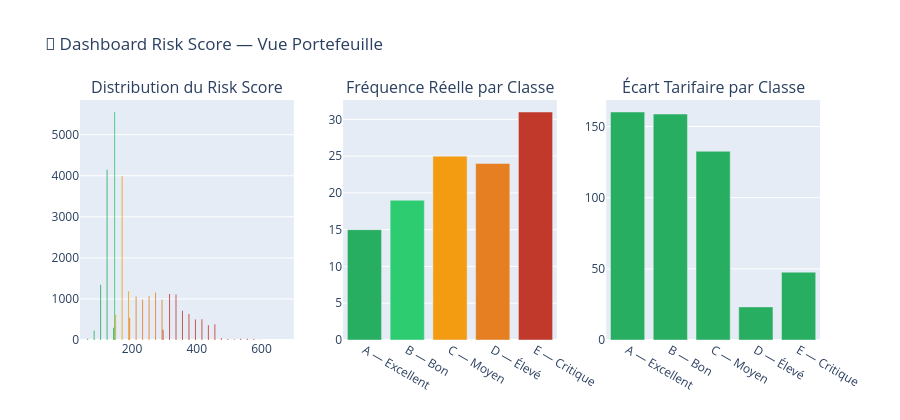

Write notebook code for a chart like this one.
### Code cell
# Dashboard Risk Score
fig = make_subplots(rows=1, cols=3, subplot_titles=[
    'Distribution du Risk Score',
    'Fréquence Réelle par Classe',
    'Écart Tarifaire par Classe'
])

# Distribution
for cls, color in [('A — Excellent','#27ae60'),('B — Bon','#2ecc71'),
                   ('C — Moyen','#f39c12'),('D — Élevé','#e67e22'),
                   ('E — Critique','#c0392b')]:
    sub = df_freq[df_freq['RISK_CLASS'] == cls]
    fig.add_trace(go.Histogram(x=sub['RISK_SCORE'], nbinsx=40,
                               name=cls, marker_color=color, opacity=0.8), row=1, col=1)

# Fréquence par classe
freq_cls = class_stats['FREQ_REEL'] * 100
fig.add_trace(go.Bar(x=freq_cls.index, y=freq_cls.values,
                     marker_color=['#27ae60','#2ecc71','#f39c12','#e67e22','#c0392b']), row=1, col=2)

# Écart tarifaire
ecart_cls = class_stats['ECART_PCT']
fig.add_trace(go.Bar(x=ecart_cls.index, y=ecart_cls.values,
                     marker_color=['#27ae60' if v >= 0 else '#c0392b' for v in ecart_cls.values]), row=1, col=3)

fig.update_layout(height=420, title_text='🎯 Dashboard Risk Score — Vue Portefeuille',
                  showlegend=False)
fig.show()

### Figure 1 — Plotly figure (JSON) as saved in the notebook; plotly's stock layout.template omitted (floating-point values rounded to 4 significant figures; data arrays with more than 128 entries replaced by an {"elided": "..."} marker saying what was removed)
{"data": [{"marker": {"color": "#27ae60"}, "name": "A — Excellent", "nbinsx": 40, "opacity": 0.8, "type": "histogram", "x": {"elided": "6057 int values"}, "xaxis": "x", "yaxis": "y"}, {"marker": {"color": "#2ecc71"}, "name": "B — Bon", "nbinsx": 40, "opacity": 0.8, "type": "histogram", "x": {"elided": "5552 int values"}, "xaxis": "x", "yaxis": "y"}, {"marker": {"color": "#f39c12"}, "name": "C — Moyen", "nbinsx": 40, "opacity": 0.8, "type": "histogram", "x": {"elided": "5798 int values"}, "xaxis": "x", "yaxis": "y"}, {"marker": {"color": "#e67e22"}, "name": "D — Élevé", "nbinsx": 40, "opacity": 0.8, "type": "histogram", "x": {"elided": "5787 int values"}, "xaxis": "x", "yaxis": "y"}, {"marker": {"color": "#c0392b"}, "name": "E — Critique", "nbinsx": 40, "opacity": 0.8, "type": "histogram", "x": {"elided": "5760 int values"}, "xaxis": "x", "yaxis": "y"}, {"marker": {"color": ["#27ae60", "#2ecc71", "#f39c12", "#e67e22", "#c0392b"]}, "type": "bar", "x": ["A — Excellent", "B — Bon", "C — Moyen", "D — Élevé", "E — Critique"], "xaxis": "x2", "y": [15.0, 19.0, 25.0, 24.0, 31.0], "yaxis": "y2"}, {"marker": {"color": ["#27ae60", "#27ae60", "#27ae60", "#27ae60", "#27ae60"]}, "type": "bar", "x": ["A — Excellent", "B — Bon", "C — Moyen", "D — Élevé", "E — Critique"], "xaxis": "x3", "y": [160.2, 158.7, 132.6, 23.26, 47.63], "yaxis": "y3"}], "layout": {"annotations": [{"font": {"size": 16}, "showarrow": false, "text": "Distribution du Risk Score", "x": 0.1444, "xanchor": "center", "xref": "paper", "y": 1, "yanchor": "bottom", "yref": "paper"}, {"font": {"size": 16}, "showarrow": false, "text": "Fréquence Réelle par Classe", "x": 0.5, "xanchor": "center", "xref": "paper", "y": 1, "yanchor": "bottom", "yref": "paper"}, {"font": {"size": 16}, "showarrow": false, "text": "Écart Tarifaire par Classe", "x": 0.8556, "xanchor": "center", "xref": "paper", "y": 1, "yanchor": "bottom", "yref": "paper"}], "height": 420, "showlegend": false, "title": {"text": "🎯 Dashboard Risk Score — Vue Portefeuille"}, "xaxis": {"anchor": "y", "domain": [0, 0.2889]}, "xaxis2": {"anchor": "y2", "domain": [0.3556, 0.6444]}, "xaxis3": {"anchor": "y3", "domain": [0.7111, 1]}, "yaxis": {"anchor": "x", "domain": [0, 1]}, "yaxis2": {"anchor": "x2", "domain": [0, 1]}, "yaxis3": {"anchor": "x3", "domain": [0, 1]}}}
